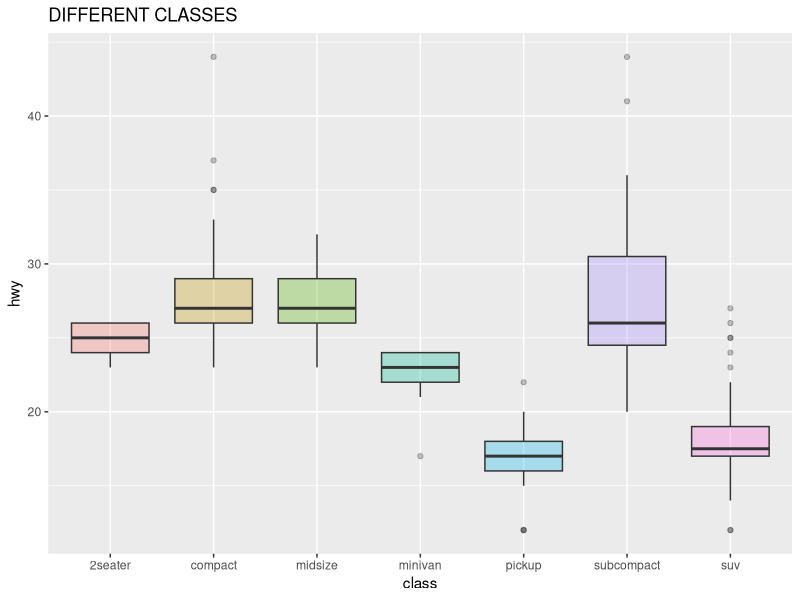

Source code (R):
#1. Create a box and whisker plot by class using mtcars dataset.

library(ggplot2)

#using a different color for each group
ggplot(mpg, aes(x=class, y=hwy,fill=class, font.main=3)) +  
  ggtitle(toupper("Different Classes")) +
  geom_boxplot(alpha=0.3) +theme(legend.position="none")
